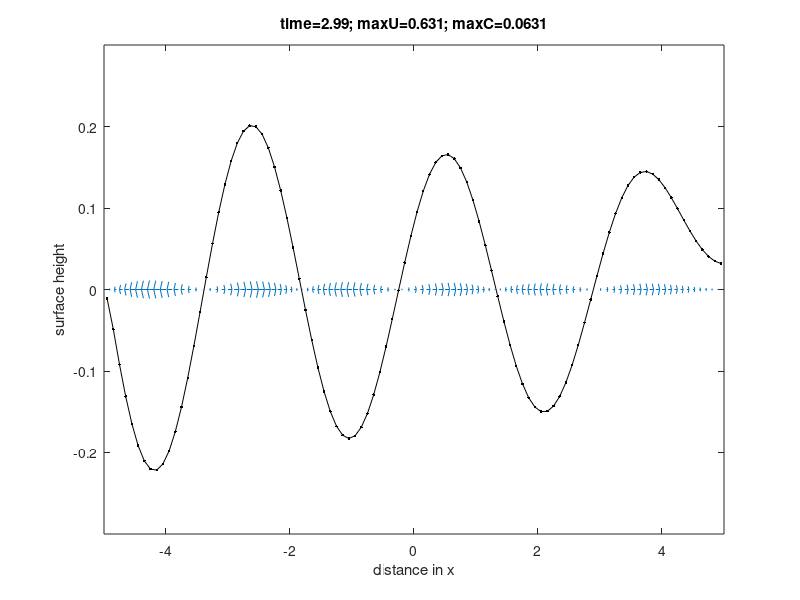

MATLAB code to generate this figure:
%% week12_lab.m 

% safety first
close all
clear all

% define parameters
H=1;   % water depth
g=9.8; % gravity
L=5;   % half domain size
dx=.1; % grid spacing
dt=.01;% time step size
Nt=300;% number of timesteps

% define domain
xu=[-L:dx:L]; 
xh=(-L+dx/2):dx:(L-dx/2);
Nx=length(xh);
time=0:dt:(Nt*dt);

% initial condition
u=zeros(Nx+1,1);
%h=0.3*exp(-(xh'+L));
h=zeros(Nx,1);

% time stepping loop
for m=1:Nt
   
    % introduce a wave maker
    h(1)=0.3*sin(2*pi*time(m));
    
    % set up Gu and Gh array, with zeros
    Gu=zeros(Nx+1,1);
    Gh=zeros(Nx,1);
    
    % define Gu and Gh
    Gu(2:Nx)=-g/dx*( h(2:Nx)-h(1:Nx-1) );
    Gh=-H/dx*(u(2:Nx+1)-u(1:Nx));
    
    % prediction step
    up = u + dt*Gu;
    hp = h + dt*Gh;
    
    % re-define Gu and Gh
    Gu(2:Nx)=-g/dx*( hp(2:Nx)-hp(1:Nx-1) );
    Gh=-H/dx*(up(2:Nx+1)-up(1:Nx));
    
    % correction step
    u = u + dt*Gu;
    h = h + dt*Gh;
        
    % plot the surface height
    plot(xh,h,'k.-');
    hold on;
    quiver(xu',zeros(size(xu')),u,zeros(size(xu')),.1);
    hold off;
    xlabel('distance in x');
    ylabel('surface height');
    maxu=max(u);
    maxC=maxu*dt/dx;
    title(['time=',num2str(time(m),3),'; maxU=',num2str(maxu,3), ... 
        '; maxC=',num2str(maxC,3)])
    axis([-5 5 -.3 .3]);
    drawnow;
    
end


